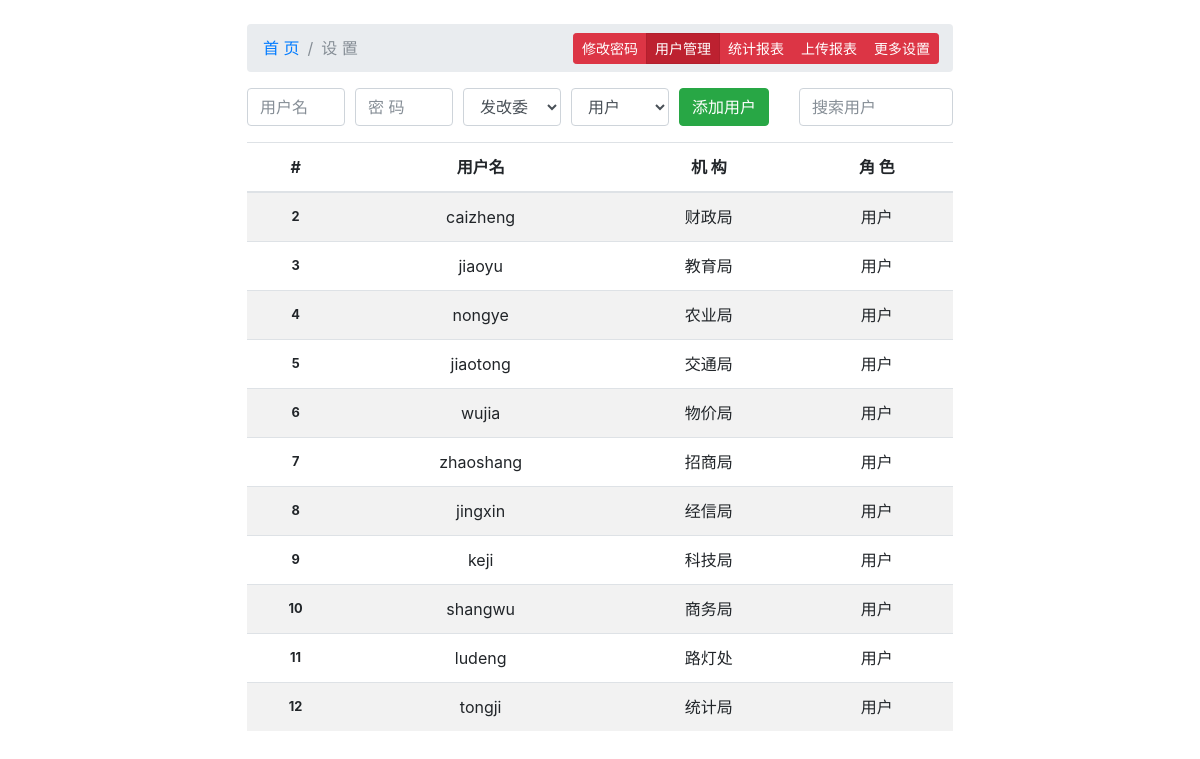
Page /fgw/setting/users (signed in) on the earlier database version.
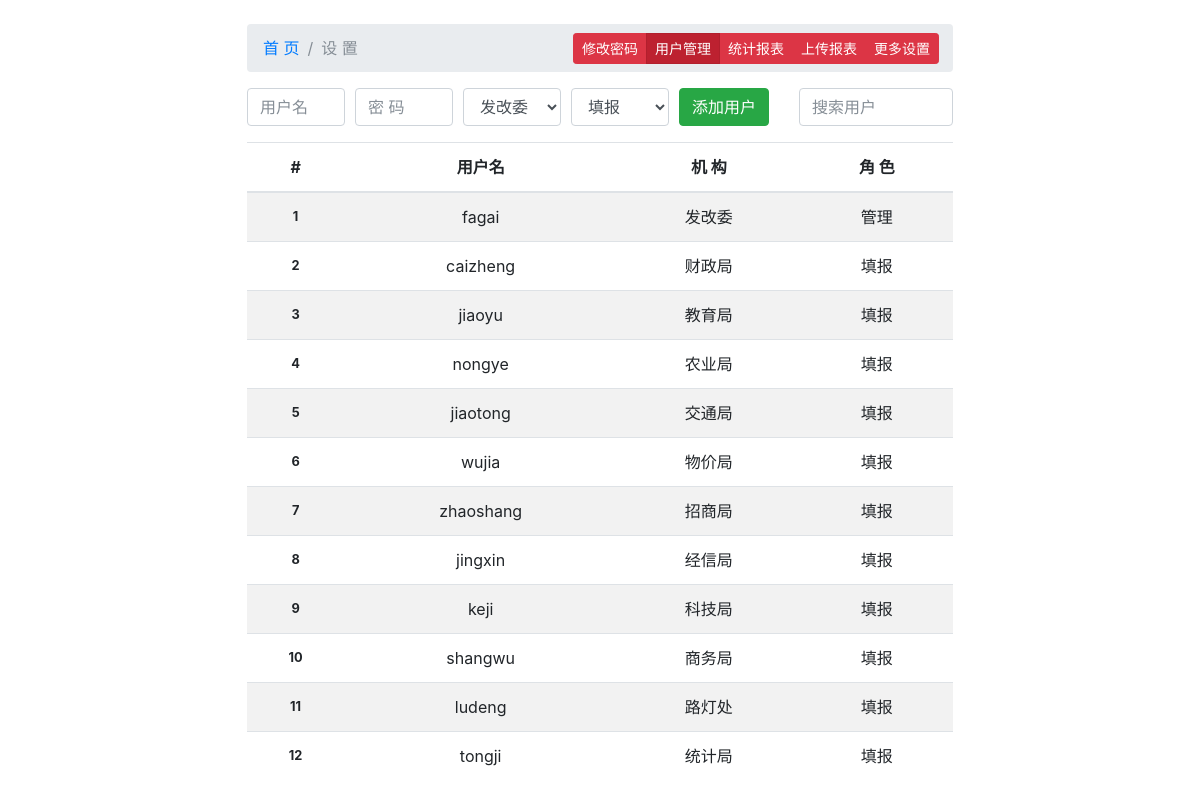
Same page on the later database version.
### tables this page shows
CREATE TABLE `users` (
  `uid` int(11) NOT NULL AUTO_INCREMENT,
  `uname` varchar(20) NOT NULL,
  `passwd` varchar(50) NOT NULL,
  `date` timestamp NOT NULL DEFAULT current_timestamp() ON UPDATE current_timestamp(),
  `oid` int(11) NOT NULL,
  `rid` int(11) NOT NULL,
  `b` varchar(50) DEFAULT NULL,
  `c` varchar(50) DEFAULT NULL,
  `d` varchar(50) DEFAULT NULL,
  `e` varchar(50) DEFAULT NULL,
  `f` varchar(50) DEFAULT NULL,
  `g` varchar(50) DEFAULT NULL,
  `h` varchar(50) DEFAULT NULL,
  `i` varchar(50) DEFAULT NULL,
  `j` varchar(50) DEFAULT NULL,
  `k` varchar(50) DEFAULT NULL,
  `l` varchar(50) DEFAULT NULL,
  `m` varchar(50) DEFAULT NULL,
  `n` varchar(50) DEFAULT NULL,
  `o` varchar(50) DEFAULT NULL,
  `p` varchar(50) DEFAULT NULL,
  `q` varchar(50) DEFAULT NULL,
  `r` varchar(50) DEFAULT NULL,
  `s` varchar(50) DEFAULT NULL,
  `t` varchar(50) DEFAULT NULL,
  `u` varchar(50) DEFAULT NULL,
  `v` varchar(50) DEFAULT NULL,
  `w` varchar(50) DEFAULT NULL,
  `x` varchar(50) DEFAULT NULL,
  `y` varchar(50) DEFAULT NULL,
  `z` varchar(50) DEFAULT NULL,
  PRIMARY KEY (`uid`)
);

CREATE TABLE `organization` (
  `oid` int(11) NOT NULL AUTO_INCREMENT,
  `oname` varchar(20) NOT NULL,
  `uid` int(11) NOT NULL,
  `b` varchar(50) DEFAULT NULL,
  `c` varchar(50) DEFAULT NULL,
  `d` varchar(50) DEFAULT NULL,
  `e` varchar(50) DEFAULT NULL,
  `f` varchar(50) DEFAULT NULL,
  `g` varchar(50) DEFAULT NULL,
  `h` varchar(50) DEFAULT NULL,
  `i` varchar(50) DEFAULT NULL,
  `j` varchar(50) DEFAULT NULL,
  `k` varchar(50) DEFAULT NULL,
  `l` varchar(50) DEFAULT NULL,
  `m` varchar(50) DEFAULT NULL,
  `n` varchar(50) DEFAULT NULL,
  `o` varchar(50) DEFAULT NULL,
  `p` varchar(50) DEFAULT NULL,
  `q` varchar(50) DEFAULT NULL,
  `r` varchar(50) DEFAULT NULL,
  `s` varchar(50) DEFAULT NULL,
  `t` varchar(50) DEFAULT NULL,
  `u` varchar(50) DEFAULT NULL,
  `v` varchar(50) DEFAULT NULL,
  `w` varchar(50) DEFAULT NULL,
  `x` varchar(50) DEFAULT NULL,
  `y` varchar(50) DEFAULT NULL,
  `z` varchar(50) DEFAULT NULL,
  PRIMARY KEY (`oid`)
);

CREATE TABLE `role` (
  `rid` int(11) NOT NULL AUTO_INCREMENT,
  `role` varchar(20) NOT NULL,
  `rname` varchar(20) NOT NULL,
  PRIMARY KEY (`rid`)
);

### fgw/index.php (called while the page is built, shortened)
<?php
require 'Route.php';

### fgw/Sign.php (called while the page is built, shortened)
<?php
class Sign{
	static function check(){
		$sessiondir = session_save_path();
		if(is_readable($sessiondir . '/sess_' . $_COOKIE['SID'])){
			return 1;
		}
		else{
			return 0;
		}
	}
}

### fgw/Db.php (called while the page is built, shortened)
<?php
class Db{
	private $host="localhost";
	private $user="root";
	private $pass="dot";
	private $db="fgw";
	private $mysqli;
	function __construct(){
		$this->mysqli=new mysqli($this->host,$this->user, $this->pass, $this->db);
		if($this->mysqli->connect_errno){
			echo $this->mysqli->connect_errno. "\n";
			echo $this->mysqli->connect_error. "\n";
		}
		else{
			$this->mysqli->set_charset('utf8');
		}
	}
	function query($sql){
		if($res=$this->mysqli->query($sql)){
			if(is_bool($res)){
				return;
			}
			else{
				$numrows=$res->num_rows;
				if($numrows>1){
					$row=$res->fetch_all(MYSQLI_ASSOC);
				}
				else $row=$res->fetch_assoc();
				return $row;
			}
		}
		else{
			echo $this->mysqli->errno . "\n";
			echo $this->mysqli->error. "\n";
		}
	}
}

### fgw/users.php (the view, shortened to what this page needs)
<?php
$sql="select rid,rname from role";
$r_rows=(new Db)->query($sql);
$sql="select oid,oname from organization";
$o_rows=(new Db)->query($sql);
$sql="select users.uid,uname,organization.oname,role.rname from users join (organization,role) on (organization.oid=users.oid and users.rid=role.rid) order by uid";
$rows=(new Db)->query($sql);
?>
		  <main>
		  <div class="row mb-3">
			  <form class="form-row col-sm" method="post">
				  <div class="col-sm">
					  <input type="text" class="form-control" name="uname" placeholder="用户名">
				  </div>
				  <div class="col-sm">
					  <input type="password" class="form-control" name="passwd" placeholder="密 码">
				  </div>
				  <div class="col-sm">
					  <select class="form-control" name="oid">
<?php foreach($o_rows as $row): ?>
<option value="<?= $row['oid'] ?>"><?= $row['oname'] ?></option>
<?php endforeach ?>
					  </select>
				  </div>
				  <div class="col-sm">
					  <select class="form-control" name="rid">
<?php foreach($r_rows as $row): ?>
<option value="<?= $row['rid'] ?>"><?= $row['rname'] ?></option>
<?php endforeach ?>
					  </select>
				  </div>
				  <div class="col-auto">
					  <button type="submit" class="btn btn-success">添加用户</button>
				  </div>
			  </form>
			  <div class="col-sm-3">
				  <input class="form-control" id="search" type="text" placeholder="搜索用户" aria-label="Search">
			  </div>
		  </div>
		  <table class="table table-striped table-hover">
			  <thead>
				  <tr>
					  <th scope="col">#</th>
					  <th scope="col">用户名</th>
					  <th scope="col">机 构</th>
					  <th scope="col">角 色</th>
				  </tr>
			  </thead>
			  <tbody>
<?php foreach($rows as $v): ?>
				  <tr class="searchable">
				  <th scope="row"><?= $v['uid'] ?></th>
					  <td><?= $v['uname'] ?></td>
					  <td><?= $v['oname'] ?></td>
					  <td><?= $v['rname'] ?></td>
				  </tr>
<?php endforeach; ?>
			  </tbody>
		  </table>
		  </main>
		</div>

### fgw/header.php (shortened to what this page needs)
<!doctype html>
<html lang="en">
  <head>
	<link type="text/css" href="<?= $root ?>/css/bootstrap.min.css" rel="stylesheet">
	<link rel="stylesheet" type="text/css" href="<?= $root ?>/vendor/fortawesome/font-awesome/css/font-awesome.min.css">
	<link rel="stylesheet" type="text/css" href="<?= $root ?>/css/bootstrap-datepicker3.css">
	<link type="text/css" href="<?= $root ?>/css/dot.css" rel="stylesheet">
  </head>
  <body>

### fgw/Route.php (shortened to what this page needs)
<?php
$root="/fgw";
$inc="./";
$path = explode("/", $_SERVER['PATH_INFO']);
$controller=$path[1];
$method=$path[2];
require $inc . "header.php";
$login=Sign::check();
if($login){
	$controller ? : $controller='home';
	if($controller=='project' && is_numeric($method)){
		$pid=$method;
		require $inc . "progress.php";
	}
	else if($controller=='setting') {
		require $inc . "nav.php";
		$rid=$_SESSION['rid'];
		if(empty($method) || $method == 'chpwd'){
			require $inc . $method. ".php";
		}
		else if(is_readable($inc . $method. '.php')){
				if($rid==3){
					require $inc . $method. ".php";
				}
				else{
					require $inc . '404.php';
				}
			}
		else{
			require $inc . '404.php';
		}
	}
}
else{
	$controller = 'login';
	require $inc . $controller . ".php";
}
require $inc . "footer.php";

### fgw/nav.php (shortened to what this page needs)
<?php
$rid=$_SESSION['rid'];
?>
	  <div class="container" id="setting">
		  <nav aria-label="breadcrumb" class="position-relative">
			  <ol class="breadcrumb">
			  <li class="breadcrumb-item"><a href="<?= $root ?>">首 页</a></li>
				  <li class="breadcrumb-item active" aria-current="page">设 置</li>
			  </ol>
			  <div id="settings" class="btn-group btn-group-sm position-absolute" role="group" aria-label="">
				  <a role="button" href="<?= $root ?>/setting/chpwd" class="btn btn-danger <?php if($method=='chpwd' || $method == "") echo 'active'; ?>">修改密码</a>
<?php if($rid==3): ?>
				  <a role="button" href="<?= $root ?>/setting/users" class="btn btn-danger <?php if($method=='users') echo 'active'; ?>">用户管理</a>
				  <a role="button" href="<?= $root ?>/setting/stat" class="btn btn-danger <?php if($method=='stat') echo 'active'; ?>">统计报表</a>
				  <a role="button" href="<?= $root ?>/setting/upload" class="btn btn-danger <?php if($method=='upload') echo 'active'; ?>">上传报表</a>
				  <a role="button" href="<?= $root ?>/setting/misc" class="btn btn-danger <?php if($method=='misc') echo 'active'; ?>">更多设置</a>
<?php endif ?>
			  </div>
		  </nav>

### fgw/footer.php (shortened to what this page needs)
  </body>
</html>

### fgw/css/dot.css (style rules this page uses)
body { padding-top: 1.5rem; padding-bottom: 1.5rem; }
@media (min-width: 48em) { .container { max-width: 46rem; } }
#setting tbody tr { cursor: pointer; }
th, td { text-align: center; vertical-align: middle !important; }
tbody th { font-size: 0.8rem; }
#setting #settings { top: 18%; right: 2%; }

Differences in the rows shown:
now on this page (row unchanged): users: uid "1", uname "fagai", oid.oname "发改委", rid.rname "管理"
changed through a linked row, users "caizheng": rid.rname "用户" → "填报"
changed through a linked row, users "jiaoyu": rid.rname "用户" → "填报"
changed through a linked row, users "nongye": rid.rname "用户" → "填报"
changed through a linked row, users "jiaotong": rid.rname "用户" → "填报"
changed through a linked row, users "wujia": rid.rname "用户" → "填报"
changed through a linked row, users "zhaoshang": rid.rname "用户" → "填报"
changed through a linked row, users "jingxin": rid.rname "用户" → "填报"
changed through a linked row, users "keji": rid.rname "用户" → "填报"
changed through a linked row, users "shangwu": rid.rname "用户" → "填报"
changed through a linked row, users "ludeng": rid.rname "用户" → "填报"
changed through a linked row, users "tongji": rid.rname "用户" → "填报"
Other differences:
form field rid: "用户" → "填报"
